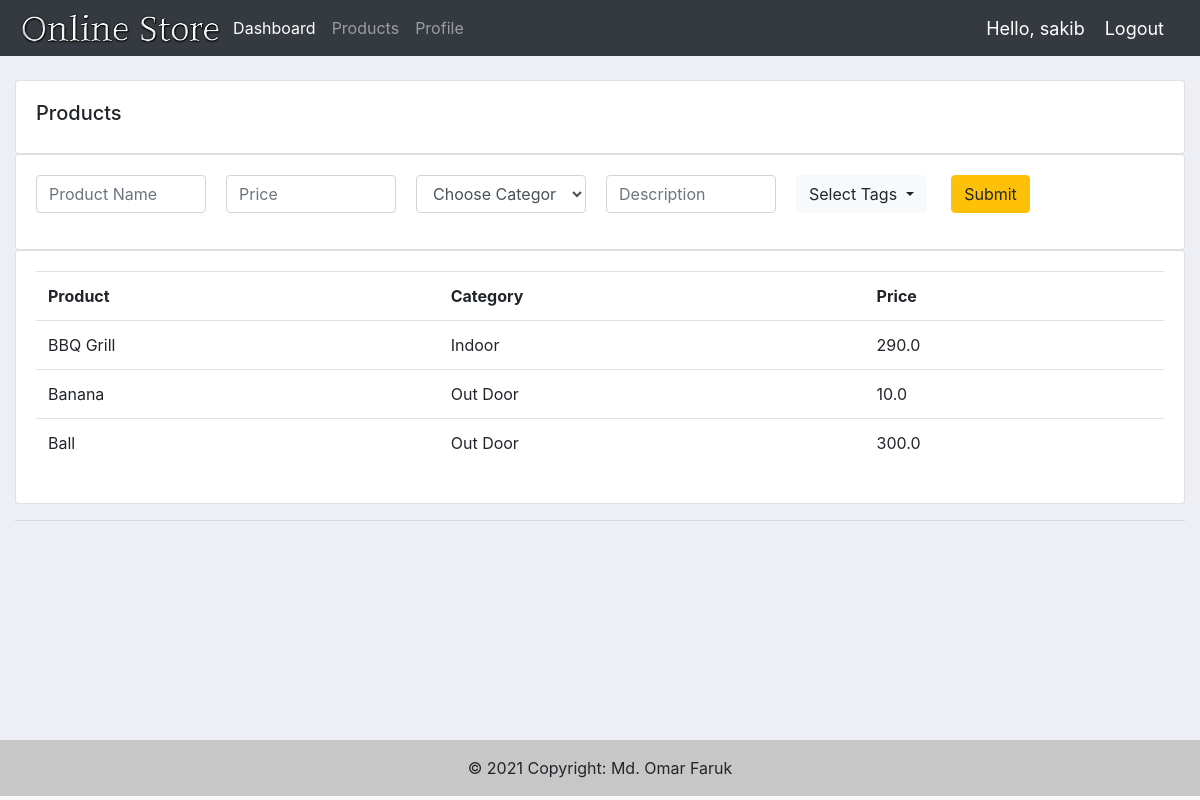
Screenshot of /products/ (signed in) with the database file from the repository.
### accounts/models.py (models this page shows, shortened)
class Product(models.Model):
    CATEGORY =(
        ('','Choose Category'),
        ('Indoor','Indoor'),
        ('Out Door','Out Door')
    )
    name = models.CharField(max_length=200, null=True)
    price = models.FloatField(null=True)
    category = models.CharField(max_length=200, null=True,choices=CATEGORY)
    description = models.CharField(max_length=200, null=True,blank=True)
    date_created = models.DateTimeField(auto_now_add=True, null=True)
    tags = models.ManyToManyField(Tag)

### accounts/decorators.py (the view)
        def wrapper_func(request, *args, **kwargs):
            group = None
            if request.user.groups.exists():
                group = request.user.groups.all()[0].name
            if group in allowed_roles:
                return view_func(request, *args, **kwargs)
            else:
                return HttpResponse('You are not authorized to this page')

### accounts/forms.py
class ProductForm(ModelForm):
    name = forms.CharField(label='Product Name',widget=forms.TextInput(attrs={'placeholder': 'Product Name'}))
    price = forms.FloatField(label='Price',widget=forms.TextInput(attrs={'placeholder': 'Price'}))
    description = forms.CharField(label='Description',widget=forms.TextInput(attrs={'placeholder': 'Description'}))
    tags = forms.ModelMultipleChoiceField(
            queryset=Tag.objects.all(),
            widget=forms.CheckboxSelectMultiple,
            required=True)
    class Meta:
        model = Product
        fields = '__all__'

### accounts/models.py (called while the page is built)
    def __str__(self):
        return self.name

### accounts/views.py (called while the page is built)
@login_required(login_url='login')
@allowed_users(allowed_roles=['shopowner'])
def products(request):
    form = ProductForm()
    if request.method == 'POST':
        form = ProductForm(request.POST)
        if form.is_valid():
            form.save()
    products = Product.objects.all()
    context ={'products':products,'form':form}
    return render(request,'accounts/products.html',context)

### accounts/templates/accounts/products.html (shortened to what this page needs)
{% extends 'accounts/main.html' %}
{% load static %}
{% load widget_tweaks %}
{% block content %}
    <br>
    <div class="row">
        <div class="col-md">
            <div class="card card-body">
                <h5>Products</h5>
            </div>
            <div class="card card-body">
                <form action="" method="POST">
                    <p class="product-form">
                        {{ form.name|add_class:'form-control' }}
                    </p>
                    <p class="product-form">
                        {{ form.price|add_class:'form-control' }}
                    </p>
                    <p class="product-form">
                        {{ form.category|add_class:'form-control' }}
                    </p>
                    <p class="product-form">
                        {{ form.description|add_class:'form-control' }}
                    </p>
                        <div class="dropdown">
                            <button class="btn btn-light dropdown-toggle" type="button" id="dropdownMenuButton" data-toggle="dropdown" aria-haspopup="true" aria-expanded="false">
                              Select Tags
                            </button>
                          </div>
                    <input class="btn btn-warning" type="submit" name='Add'>
                </form>
            </div>
            <div class="card card-body">
                <table class="table">
                    <tr>
                        <th>Product</th>
                        <th>Category</th>
                        <th>Price</th>
                    </tr>
                    {% for i in products %}
                        <tr>
                            <td>{{ i.name }}</td>
                            <td>{{ i.category }}</td>
                            <td>{{ i.price }}</td>
                        </tr>
                    {% endfor %}
                </table>
            </div>
        </div>
    </div>
{% endblock %}

### accounts/templates/accounts/navbar.html (shortened to what this page needs)
{% load static %}
<nav class="navbar navbar-expand-lg navbar-dark bg-dark">
    <img src="{% static 'images/logo.png'%}" alt="" height="40px">
    <div class="collapse navbar-collapse" id="navbarNav">
      <ul class="navbar-nav">
        {% if request.user.is_staff %}
        <li class="nav-item active">
          <a class="nav-link" href="{% url 'home' %}">Dashboard</a>
        </li>
        <li class="nav-item">
          <a class="nav-link" href="{% url 'products' %}">Products</a>
        </li>
        <li class="nav-item">
          <a class="nav-link" href="{% url 'account' %}">Profile</a>
        </li>
        {% else %}
        <li class="nav-item">
          <a class="nav-link" href="{% url 'account' %}">Profile</a>
        </li>
        {% endif %}
      </ul>
    </div>
    <span class="hello-msg">Hello, {{request.user}}</span>
    <span ><a class="hello-msg" href="{% url 'logout' %}">Logout</a></span>
  </nav>

### static/css/main.css (style rules this page uses)
body { background-color: #edeff5; }

### accounts/templates/accounts/navbar.html (style rules this page uses)
.hello-msg { font-size:18px; color:#fff; margin-right: 20px; }

### rows the page displays
Product: name "BBQ Grill", category "Indoor", price "290.0"
Product: name "Banana", category "Out Door", price "10.0"
Product: name "Ball", category "Out Door", price "300.0"

### other values shown
{{ request.user }} "sakib"
